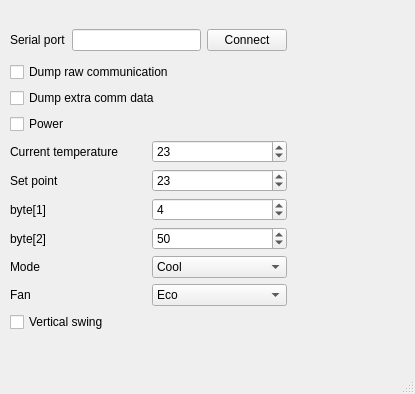
<?xml version="1.0" encoding="UTF-8"?>
<ui version="4.0">
 <class>MainWindow</class>
 <widget class="QMainWindow" name="MainWindow">
  <property name="geometry">
   <rect>
    <x>0</x>
    <y>0</y>
    <width>415</width>
    <height>394</height>
   </rect>
  </property>
  <property name="windowTitle">
   <string>AC Simulator</string>
  </property>
  <widget class="QWidget" name="centralwidget">
   <widget class="QWidget" name="layoutWidget">
    <property name="geometry">
     <rect>
      <x>10</x>
      <y>24</y>
      <width>277</width>
      <height>314</height>
     </rect>
    </property>
    <layout class="QVBoxLayout" name="verticalLayout">
     <item>
      <layout class="QHBoxLayout" name="horizontalLayout_4">
       <item>
        <widget class="QLabel" name="label_4">
         <property name="text">
          <string>Serial port</string>
         </property>
        </widget>
       </item>
       <item>
        <widget class="QLineEdit" name="portName"/>
       </item>
       <item>
        <widget class="QPushButton" name="commButton">
         <property name="text">
          <string>Connect</string>
         </property>
        </widget>
       </item>
      </layout>
     </item>
     <item>
      <layout class="QGridLayout" name="gridLayout">
       <item row="9" column="0">
        <widget class="QCheckBox" name="vSwing">
         <property name="enabled">
          <bool>true</bool>
         </property>
         <property name="text">
          <string>Vertical swing</string>
         </property>
        </widget>
       </item>
       <item row="8" column="0">
        <layout class="QHBoxLayout" name="horizontalLayout_5">
         <item>
          <widget class="QLabel" name="label_5">
           <property name="text">
            <string>Fan</string>
           </property>
          </widget>
         </item>
         <item>
          <widget class="QComboBox" name="fanSelector">
           <property name="enabled">
            <bool>true</bool>
           </property>
           <item>
            <property name="text">
             <string>Eco</string>
            </property>
           </item>
           <item>
            <property name="text">
             <string>Auto</string>
            </property>
           </item>
           <item>
            <property name="text">
             <string>1</string>
            </property>
           </item>
           <item>
            <property name="text">
             <string>2</string>
            </property>
           </item>
           <item>
            <property name="text">
             <string>3</string>
            </property>
           </item>
           <item>
            <property name="text">
             <string>Powerful</string>
            </property>
           </item>
          </widget>
         </item>
        </layout>
       </item>
       <item row="4" column="0">
        <layout class="QHBoxLayout" name="horizontalLayout_2">
         <item>
          <widget class="QLabel" name="label_2">
           <property name="text">
            <string>Set point</string>
           </property>
          </widget>
         </item>
         <item>
          <widget class="QSpinBox" name="setPoint">
           <property name="enabled">
            <bool>true</bool>
           </property>
           <property name="keyboardTracking">
            <bool>false</bool>
           </property>
           <property name="value">
            <number>23</number>
           </property>
          </widget>
         </item>
        </layout>
       </item>
       <item row="7" column="0">
        <layout class="QHBoxLayout" name="horizontalLayout_3">
         <item>
          <widget class="QLabel" name="label_3">
           <property name="text">
            <string>Mode</string>
           </property>
          </widget>
         </item>
         <item>
          <widget class="QComboBox" name="modeSelector">
           <property name="enabled">
            <bool>true</bool>
           </property>
           <item>
            <property name="text">
             <string>Cool</string>
            </property>
           </item>
           <item>
            <property name="text">
             <string>Heat</string>
            </property>
           </item>
           <item>
            <property name="text">
             <string>Auto</string>
            </property>
           </item>
           <item>
            <property name="text">
             <string>Dry</string>
            </property>
           </item>
           <item>
            <property name="text">
             <string>Fan</string>
            </property>
           </item>
          </widget>
         </item>
        </layout>
       </item>
       <item row="2" column="0">
        <widget class="QCheckBox" name="powerState">
         <property name="enabled">
          <bool>true</bool>
         </property>
         <property name="text">
          <string>Power</string>
         </property>
         <property name="checked">
          <bool>false</bool>
         </property>
        </widget>
       </item>
       <item row="5" column="0">
        <layout class="QHBoxLayout" name="horizontalLayout_6">
         <item>
          <widget class="QLabel" name="label_6">
           <property name="text">
            <string>byte[1]</string>
           </property>
          </widget>
         </item>
         <item>
          <widget class="QSpinBox" name="unknownByte1">
           <property name="enabled">
            <bool>true</bool>
           </property>
           <property name="keyboardTracking">
            <bool>false</bool>
           </property>
           <property name="maximum">
            <number>255</number>
           </property>
           <property name="value">
            <number>4</number>
           </property>
           <property name="displayIntegerBase">
            <number>16</number>
           </property>
          </widget>
         </item>
        </layout>
       </item>
       <item row="0" column="0">
        <widget class="QCheckBox" name="dumpAllPackets">
         <property name="text">
          <string>Dump raw communication</string>
         </property>
        </widget>
       </item>
       <item row="3" column="0">
        <layout class="QHBoxLayout" name="horizontalLayout">
         <item>
          <widget class="QLabel" name="label">
           <property name="text">
            <string>Current temperature</string>
           </property>
          </widget>
         </item>
         <item>
          <widget class="QSpinBox" name="currentTemp">
           <property name="enabled">
            <bool>true</bool>
           </property>
           <property name="keyboardTracking">
            <bool>false</bool>
           </property>
           <property name="value">
            <number>23</number>
           </property>
          </widget>
         </item>
        </layout>
       </item>
       <item row="6" column="0">
        <layout class="QHBoxLayout" name="horizontalLayout_7">
         <item>
          <widget class="QLabel" name="label_7">
           <property name="text">
            <string>byte[2]</string>
           </property>
          </widget>
         </item>
         <item>
          <widget class="QSpinBox" name="unknownByte2">
           <property name="enabled">
            <bool>true</bool>
           </property>
           <property name="keyboardTracking">
            <bool>false</bool>
           </property>
           <property name="maximum">
            <number>255</number>
           </property>
           <property name="value">
            <number>80</number>
           </property>
           <property name="displayIntegerBase">
            <number>16</number>
           </property>
          </widget>
         </item>
        </layout>
       </item>
       <item row="1" column="0">
        <widget class="QCheckBox" name="dumpExtra">
         <property name="text">
          <string>Dump extra comm data</string>
         </property>
        </widget>
       </item>
      </layout>
     </item>
    </layout>
   </widget>
  </widget>
  <widget class="QStatusBar" name="statusBar"/>
 </widget>
 <resources/>
 <connections/>
</ui>
